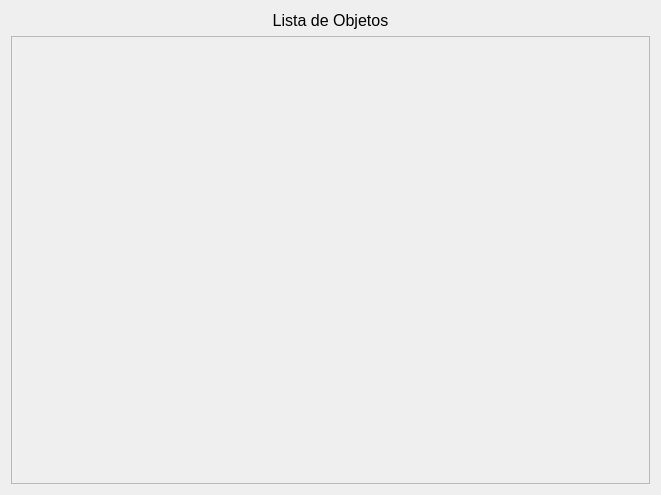
<?xml version="1.0" encoding="UTF-8"?>
<ui version="4.0">
 <class>Dialog</class>
 <widget class="QDialog" name="Dialog">
  <property name="geometry">
   <rect>
    <x>0</x>
    <y>0</y>
    <width>661</width>
    <height>495</height>
   </rect>
  </property>
  <property name="windowTitle">
   <string>Encontrar Formas</string>
  </property>
  <layout class="QGridLayout" name="gridLayout">
   <item row="1" column="0">
    <widget class="QScrollArea" name="scrollArea">
     <property name="widgetResizable">
      <bool>true</bool>
     </property>
     <widget class="QWidget" name="scrollAreaWidgetContents_2">
      <property name="geometry">
       <rect>
        <x>0</x>
        <y>0</y>
        <width>641</width>
        <height>445</height>
       </rect>
      </property>
      <layout class="QGridLayout" name="gridLayout_2"/>
     </widget>
    </widget>
   </item>
   <item row="0" column="0">
    <widget class="QLabel" name="label">
     <property name="font">
      <font>
       <pointsize>12</pointsize>
      </font>
     </property>
     <property name="text">
      <string>Lista de Objetos</string>
     </property>
     <property name="alignment">
      <set>Qt::AlignCenter</set>
     </property>
    </widget>
   </item>
  </layout>
 </widget>
 <resources/>
 <connections/>
</ui>
